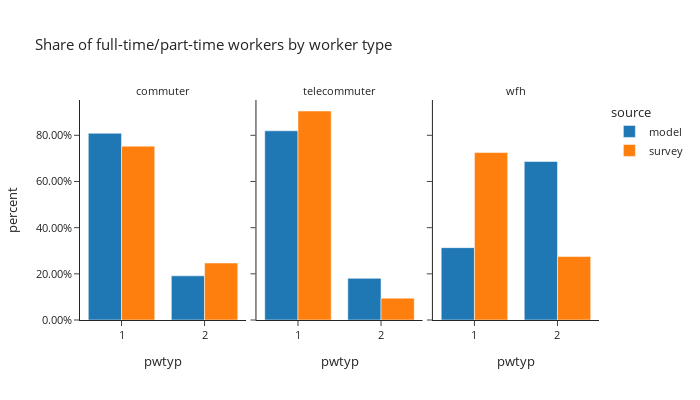

Here is the notebook cell this chart was saved with:
### Code cell
# worker counts by worker type
df_worker_count = workers.groupby(['source','worker_type','pwtyp'])['pdexpfac']. \
    sum().reset_index()
df_worker_count['percent'] = df_worker_count.groupby(['source','worker_type'], group_keys=False)['pdexpfac']. \
    apply(lambda x: x / float(x.sum()))
# df_worker_count
fig = px.bar(df_worker_count.sort_values(by=['source']), x='pwtyp', y="percent", custom_data=['pdexpfac'],
             facet_col="worker_type",color="source",
             barmode="group",template="simple_white",
             title="Share of full-time/part-time workers by worker type")
fig.for_each_annotation(lambda a: a.update(text = a.text.split("=")[-1]))
fig.update_traces(hovertemplate="share of workers: %{y:.2%}<br>" +
                                "worker counts: %{customdata[0]:.0f}",)
fig.update_layout(height=400, width=700, font=dict(size=11),
                  yaxis_tickformat = '.2%')
fig.show()

### Figure 1 — Plotly figure (JSON) as saved in the notebook; plotly's stock layout.template omitted (floating-point values rounded to 4 significant figures)
{"data": [{"alignmentgroup": "True", "customdata": [[1345300], [317970]], "hovertemplate": "share of workers: %{y:.2%}<br>worker counts: %{customdata[0]:.0f}", "legendgroup": "model", "marker": {"color": "#1F77B4", "pattern": {"shape": ""}}, "name": "model", "offsetgroup": "model", "orientation": "v", "showlegend": true, "textposition": "auto", "type": "bar", "x": [1, 2], "xaxis": "x", "y": [0.8088, 0.1912], "yaxis": "y"}, {"alignmentgroup": "True", "customdata": [[462400], [101840]], "hovertemplate": "share of workers: %{y:.2%}<br>worker counts: %{customdata[0]:.0f}", "legendgroup": "model", "marker": {"color": "#1F77B4", "pattern": {"shape": ""}}, "name": "model", "offsetgroup": "model", "orientation": "v", "showlegend": false, "textposition": "auto", "type": "bar", "x": [1, 2], "xaxis": "x2", "y": [0.8195, 0.1805], "yaxis": "y2"}, {"alignmentgroup": "True", "customdata": [[2730], [5980]], "hovertemplate": "share of workers: %{y:.2%}<br>worker counts: %{customdata[0]:.0f}", "legendgroup": "model", "marker": {"color": "#1F77B4", "pattern": {"shape": ""}}, "name": "model", "offsetgroup": "model", "orientation": "v", "showlegend": false, "textposition": "auto", "type": "bar", "x": [1, 2], "xaxis": "x3", "y": [0.3134, 0.6866], "yaxis": "y3"}, {"alignmentgroup": "True", "customdata": [[994100.0], [325900.0]], "hovertemplate": "share of workers: %{y:.2%}<br>worker counts: %{customdata[0]:.0f}", "legendgroup": "survey", "marker": {"color": "#FF7F0E", "pattern": {"shape": ""}}, "name": "survey", "offsetgroup": "survey", "orientation": "v", "showlegend": true, "textposition": "auto", "type": "bar", "x": [1, 2], "xaxis": "x", "y": [0.7531, 0.2469], "yaxis": "y"}, {"alignmentgroup": "True", "customdata": [[172500.0], [18050.0]], "hovertemplate": "share of workers: %{y:.2%}<br>worker counts: %{customdata[0]:.0f}", "legendgroup": "survey", "marker": {"color": "#FF7F0E", "pattern": {"shape": ""}}, "name": "survey", "offsetgroup": "survey", "orientation": "v", "showlegend": false, "textposition": "auto", "type": "bar", "x": [1, 2], "xaxis": "x2", "y": [0.9053, 0.0947], "yaxis": "y2"}, {"alignmentgroup": "True", "customdata": [[157800.0], [59780.0]], "hovertemplate": "share of workers: %{y:.2%}<br>worker counts: %{customdata[0]:.0f}", "legendgroup": "survey", "marker": {"color": "#FF7F0E", "pattern": {"shape": ""}}, "name": "survey", "offsetgroup": "survey", "orientation": "v", "showlegend": false, "textposition": "auto", "type": "bar", "x": [1, 2], "xaxis": "x3", "y": [0.7252, 0.2748], "yaxis": "y3"}], "layout": {"annotations": [{"font": {}, "showarrow": false, "text": "commuter", "x": 0.16, "xanchor": "center", "xref": "paper", "y": 1, "yanchor": "bottom", "yref": "paper"}, {"font": {}, "showarrow": false, "text": "telecommuter", "x": 0.5, "xanchor": "center", "xref": "paper", "y": 1, "yanchor": "bottom", "yref": "paper"}, {"font": {}, "showarrow": false, "text": "wfh", "x": 0.84, "xanchor": "center", "xref": "paper", "y": 1, "yanchor": "bottom", "yref": "paper"}], "barmode": "group", "font": {"size": 11}, "height": 400, "legend": {"title": {"text": "source"}, "tracegroupgap": 0}, "title": {"text": "Share of full-time/part-time workers by worker type"}, "width": 700, "xaxis": {"anchor": "y", "domain": [0, 0.32], "title": {"text": "pwtyp"}}, "xaxis2": {"anchor": "y2", "domain": [0.34, 0.66], "matches": "x", "title": {"text": "pwtyp"}}, "xaxis3": {"anchor": "y3", "domain": [0.68, 1.0], "matches": "x", "title": {"text": "pwtyp"}}, "yaxis": {"anchor": "x", "domain": [0, 1], "tickformat": ".2%", "title": {"text": "percent"}}, "yaxis2": {"anchor": "x2", "domain": [0, 1], "matches": "y", "showticklabels": false}, "yaxis3": {"anchor": "x3", "domain": [0, 1], "matches": "y", "showticklabels": false}}}
